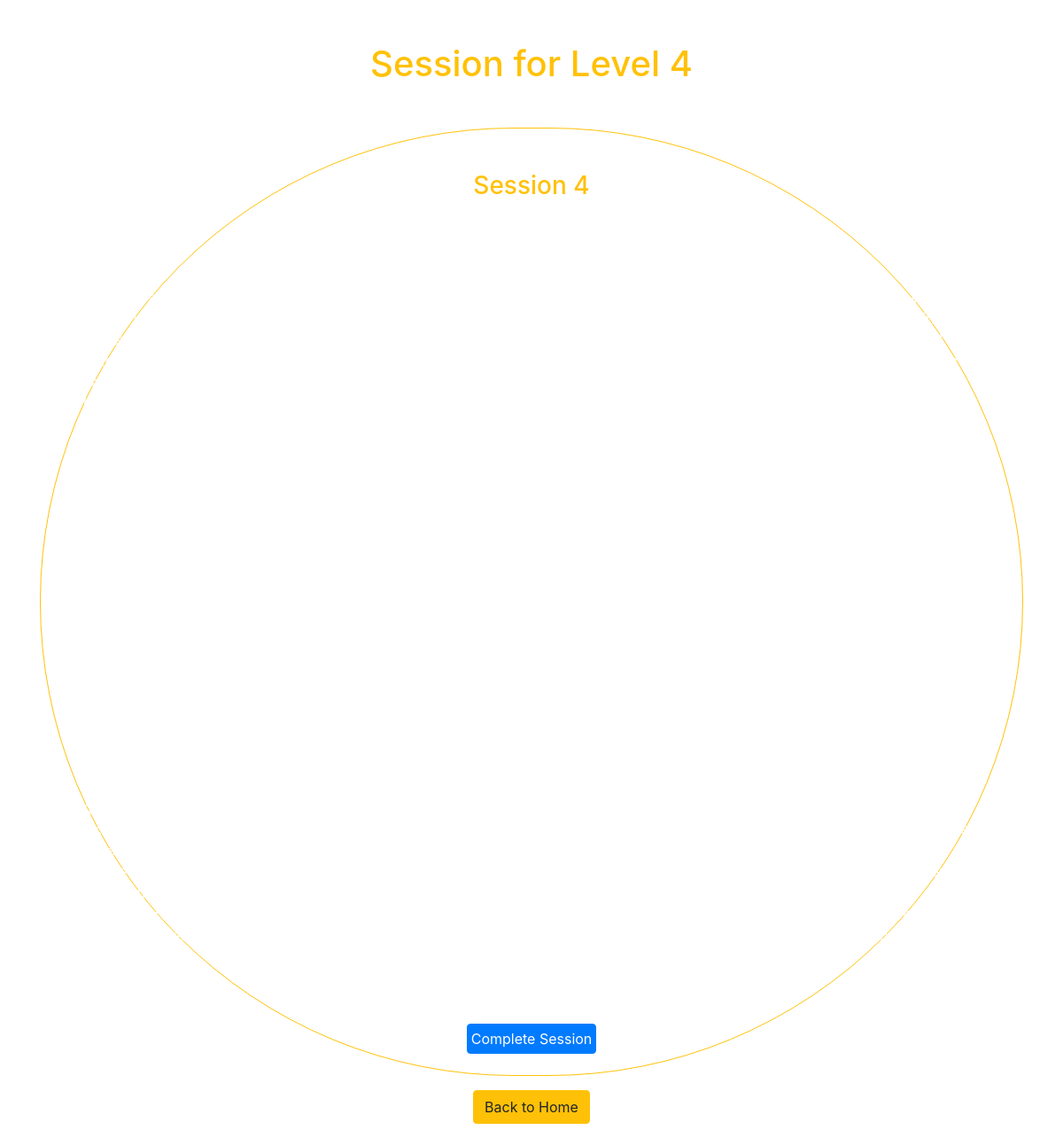
/game/session.php?level_id=4&session_id=20 (signed in), run on the app's committed database.
### tables this page shows
CREATE TABLE `sessions` (
  `id` int(11) NOT NULL,
  `level_id` int(11) NOT NULL,
  `session_number` int(11) NOT NULL,
  `content` text NOT NULL,
  `is_completed` tinyint(1) DEFAULT 0,
  `user_id` int(11) DEFAULT NULL,
  `completed_at` timestamp NULL DEFAULT NULL,
  `coins_awarded` int(11) DEFAULT 0
);

### game/session.php (the view, shortened to what this page needs)
<?php
require_once('../connection.php');
$level_id = $_GET['level_id'];
$session_id = $_GET['session_id'];
$query = "SELECT * FROM sessions WHERE level_id = :level_id AND id = :session_id";
$stmt = $connection->prepare($query);
$stmt->bindParam(':level_id', $level_id);
$stmt->bindParam(':session_id', $session_id);
$stmt->execute();
$session = $stmt->fetch(PDO::FETCH_ASSOC);
?>
<!DOCTYPE html>
<html lang="en">
<head>
    <link rel="stylesheet" href="https://maxcdn.bootstrapcdn.com/bootstrap/4.5.2/css/bootstrap.min.css">
</head>
<body>
    <video autoplay muted loop id="myVideo">
        <source src="../vids/background-vid.mp4" type="video/mp4">
    </video>
    <div class="container">
        <h1 class="text-center text-warning m-5">Session for Level <?= htmlspecialchars($level_id); ?></h1>
        <div class="session border border-warning rounded-pill">
            <h3 class="text-center text-warning mt-5">Session <?= htmlspecialchars($session['session_number']); ?></h3>
            <p class="text-white mt-5 p-5"><?= htmlspecialchars($session['content']); ?></p>
            <?php if ($session['is_completed']): ?>
                <p class="text-success text-center">You have completed this session.</p>
            <?php else: ?>
                <form method="POST" action="">
                    <center>
                        <button type="submit" class="btn btn-primary p-1 m-4">Complete Session</button>
                    </center>
                </form>
            <?php endif; ?>
        </div>
    </div>
    <center>
        <a href="game.php" class="btn btn-warning m-3">Back to Home</a>
    </center>
</body>
</html>

### game/session.php (style rules this page uses)
#myVideo { position: fixed; right: 0; bottom: 0; min-width: 100%; min-height: 100%; z-index: -100; }

### data on the page
sessions: session_number "4", content "Fourth Session: Reasoning Reasoning is a very important part of the scientific method. It involves how we use observations of the natural world and combine them to form structures or theories that explain a large range of phenomena. Humans are unusual in their powers of reasoning—perhaps not unique, as other sentient animals might also possess intelligence—but humans have elevated reasoning to an entirely new level. While science is only a few thousand years old and civilization around 10,000 years old, humans have had the power of reasoning for much longer. The last detectable anatomical changes in humans or their brain chemistry date back to about 40,000 years ago, when humans were…"

### other printed values
$level_id "4"
